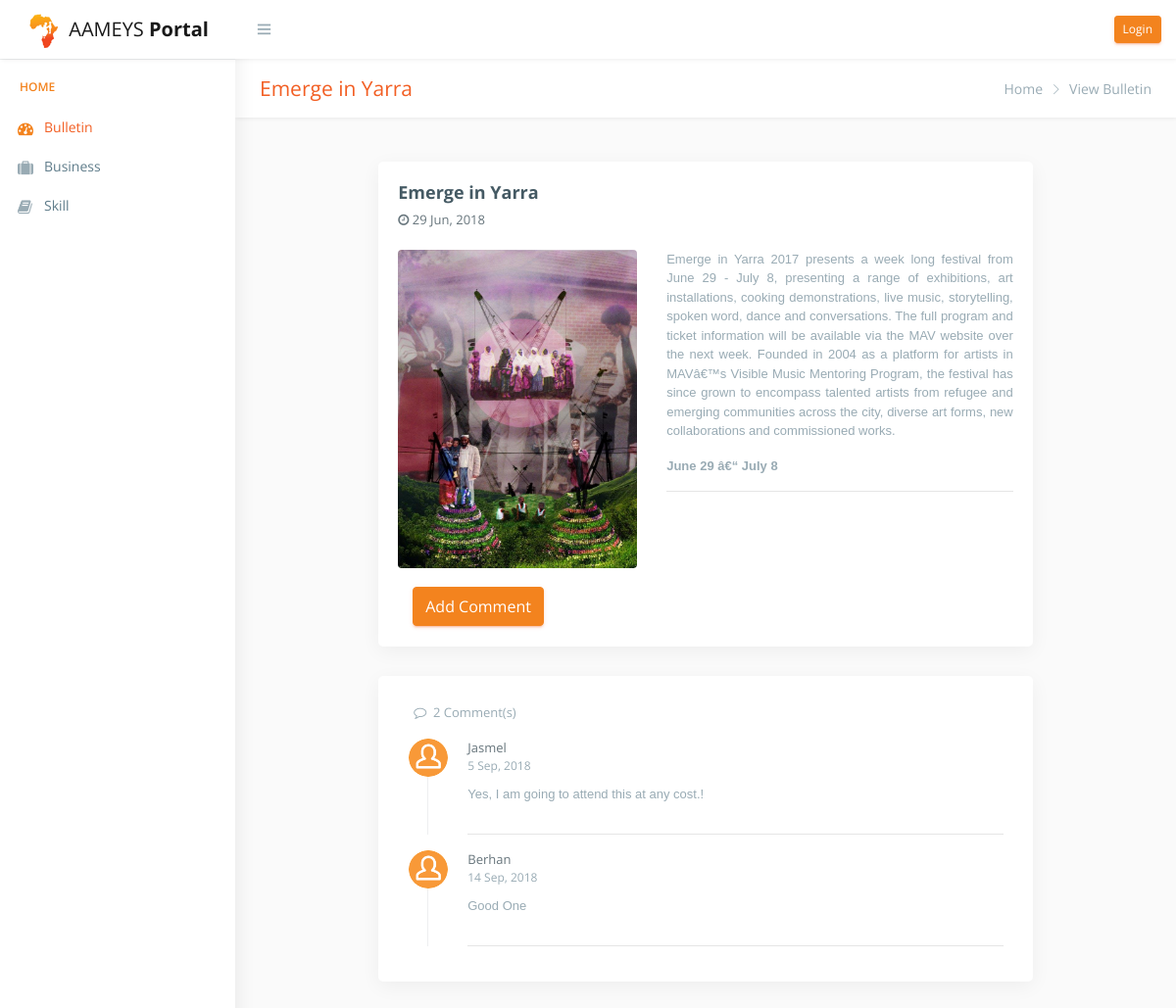
/publicviewbulletin.php?id=16, run on an earlier commit of the app's database.
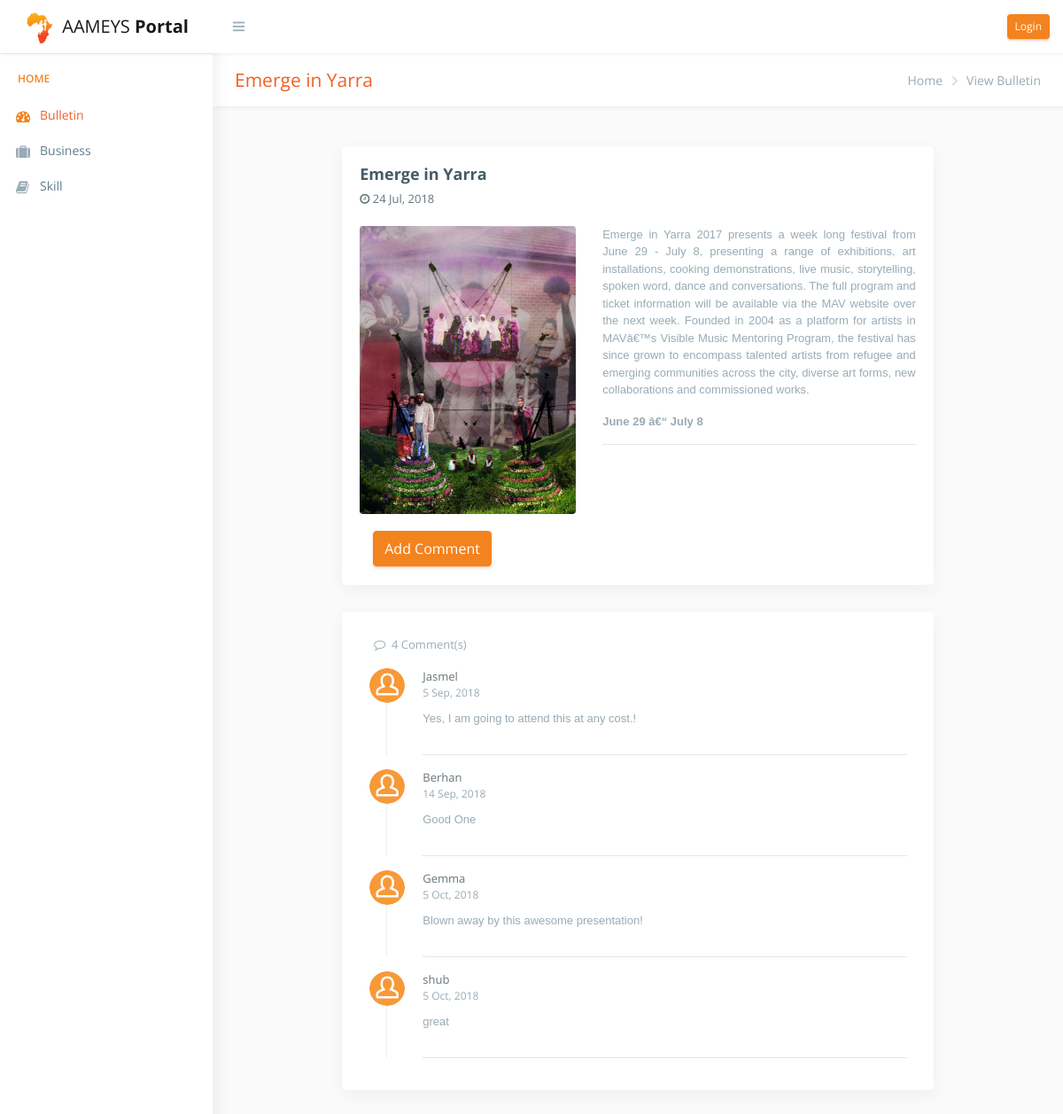
And on a later commit of the database.
### tables this page shows
CREATE TABLE `bulletin` (
  `bullId` int(11) NOT NULL,
  `bullTopic` varchar(500) DEFAULT NULL,
  `bullDate` date DEFAULT NULL,
  `bullOther` varchar(1000) DEFAULT NULL,
  `bullContent` longtext,
  `bullReadMore` varchar(1000) DEFAULT NULL,
  `bullImage` varchar(1000) DEFAULT NULL
);

CREATE TABLE `comment` (
  `comId` int(11) NOT NULL,
  `bullId` int(11) NOT NULL,
  `fullname` varchar(50) DEFAULT NULL,
  `email` varchar(100) DEFAULT NULL,
  `comDescrip` text NOT NULL,
  `ComDate` timestamp NOT NULL DEFAULT CURRENT_TIMESTAMP
);

### publicviewbulletin.php (the view, shortened to what the changed rows need)
<!DOCTYPE html>
<html lang="en">
<?php
include "include/db_config.php";
$id = $_GET['id'];
$query = "SELECT * FROM bulletin WHERE bullId = $id";
$result = mysqli_query($conn,$query);
$row = mysqli_fetch_assoc($result);
?>
<head>
    <link href="css/lib/bootstrap/bootstrap.css" rel="stylesheet">
    <link href="css/helper.css" rel="stylesheet">
    <link href="css/style.css" rel="stylesheet">
</head>
<body class="fix-header fix-sidebar" data-gr-c-s-loaded="true">
    <div id="main-wrapper">
  <div class="page-wrapper" style="min-height: 157px;">
            <div class="row page-titles">
                <div class="col-md-5 align-self-center">
                    <h3 class="text-primary"><?php echo $row['bullTopic'];?></h3> </div>
            </div>
        <div class="container-fluid">
                <div class="row  justify-content-center">
                          <?php
                              $sqldate=$row['bullDate'];
                              $D = strtotime($sqldate);
                          ?>
                          <div class="col-lg-9">
                            <div class="card">
                                                <div class="sl-right">
                                                    <div> <h4 class="font-weight-bold"><?php echo $row['bullTopic'];?></h4> <i class="fa fa-clock-o">  </i><span class="sl-date"> <?php echo date("j M, Y", $D);?></span>
                                                        <div class="m-t-20 row">
                                                            <div class="col-md-5 col-xs-12"><img src="<?php echo $row['bullImage'];?>" alt="user" class="img-responsive radius"></div>
                                                            <div class="col-md-7 col-xs-12">
                                                                <p class="text-justify"> <?php echo $row['bullContent'];?></p>
                                                                  <p <class="text-justify"><b> <?php echo $row['bullOther'];?></b></p>
                                                                  <hr><div class="addthis_inline_share_toolbox"></div>
                                                            </div>
                                                        </div>
                                                    </div>
                                                              </div>
                                                        <br/>
                          </div>
                        </div>
                        <div class="col-lg-9">
                          <?php
                          $query2 = "SELECT * FROM comment WHERE bullId= $id";
                          $result2 = mysqli_query($conn,$query2);
                          $count= mysqli_num_rows($result2);
                          ?>
                        <div class="card">
                            <ul>
                                <li class="nav-item"> <a class="nav-link active show" style="color:#99abb4 !important;"> <i class="fa fa-comment-o text-info" style="color:#99abb4 !important;"> </i> &nbsp;<?php echo $count ?>&nbsp;Comment(s)</a> </li>
                            </ul>
                            <div class="tab-content">
                                <div class="tab-pane active show" id="home" role="tabpanel">
                                    <div class="card-body">
                                      <?php
                                      while($row2 = mysqli_fetch_assoc($result2))
                                      {
                                        $ComDate=$row2['ComDate'];
                                        $D2 = strtotime($ComDate);
                                        $comDescrip=$row2['comDescrip'];
                                        $fullname= $row2['fullname'];
                                      ?>
                                        <div class="profiletimeline">
                                            <div class="sl-item">
                                                <div class="sl-left"> <img src="images/users/6.png" alt="user" class="img-circle"> </div>
                                                <div class="sl-right">
                                                    <div><a class="link"><?php echo $fullname?></a> <div class="sl-date">  <?php echo date("j M, Y", $D2);?></div>
                                                        <p class="text-justify m-t-10"><?php echo $comDescrip;?> </p>
                                                    </div>
                                                </div>
                                            </div>
                                            <hr>
                                        </div>
                                        <?php
                                          }
                                         ?>
                                    </div>
                                </div>
                            </div>
                        </div>
                    </div>
                </div>
          </div>
        </div>
    </div>
</body>
</html>

What changed in the data, as far as the page shows it:
changed bulletin "Emerge in Yarra": bullDate "29 Jun, 2018" → "24 Jul, 2018"
added comment: fullname "Gemma", ComDate "5 Oct, 2018", comDescrip "Blown away by this awesome presentation!"
added comment: fullname "shub", ComDate "5 Oct, 2018", comDescrip "great"
Also different on the page:
$count: "2" → "4"
